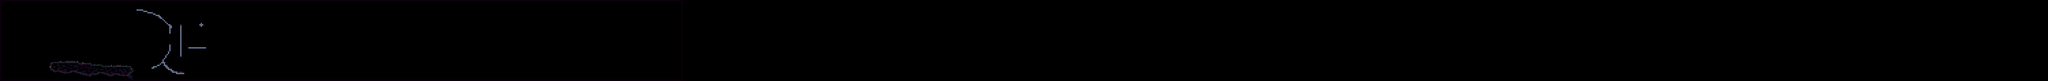

The image is a tile-based game level rendered from a .tmx file. Its description and source (layers, tilesets, objects; grid data summarised) follow:
An orthogonal 1500x60 tile map with 8x8 px tiles, 2 tile layers (BaseLayer, CollisionLayer), 2 tilesets.

<map version="1.10" tiledversion="1.11.0" orientation="orthogonal" renderorder="left-up" width="1500" height="60" tilewidth="8" tileheight="8" infinite="0" nextlayerid="3" nextobjectid="1">
 <editorsettings>
  <export target="Level_1.json" format="json" />
 </editorsettings>
 <tileset firstgid="1" source="tiles.tsx" />
 <tileset firstgid="505" source="logical_tiles8p.tsx" />
 <layer id="1" name="BaseLayer" width="1500" height="60">
  <data>[90000 cells, 446 non-empty, 42 distinct tile ids]</data>
 </layer>
 <layer id="2" name="CollisionLayer" width="1500" height="60" opacity="0.08">
  <data>[90000 cells, 1260 non-empty, 2 distinct tile ids]</data>
 </layer>
</map>
